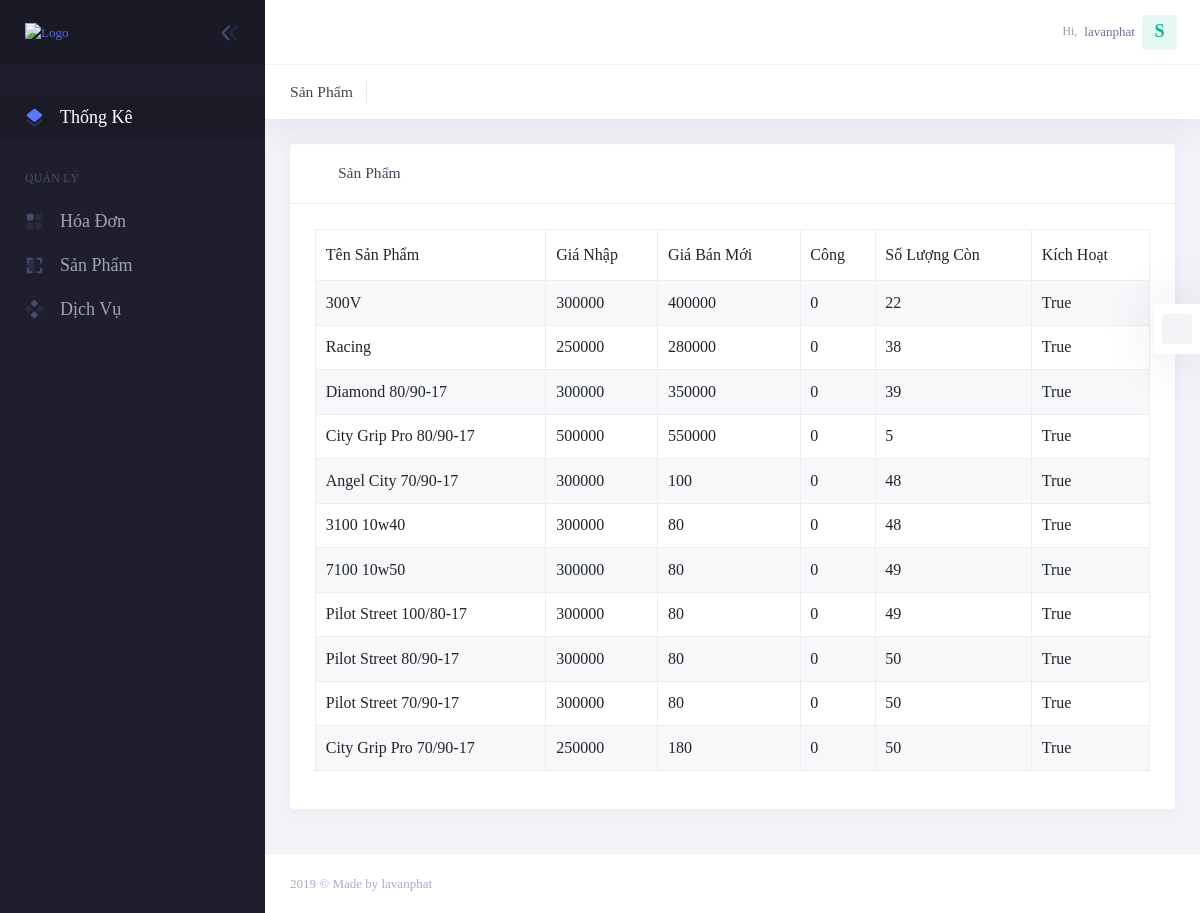
Page /manage/product (signed in) on the earlier database version.
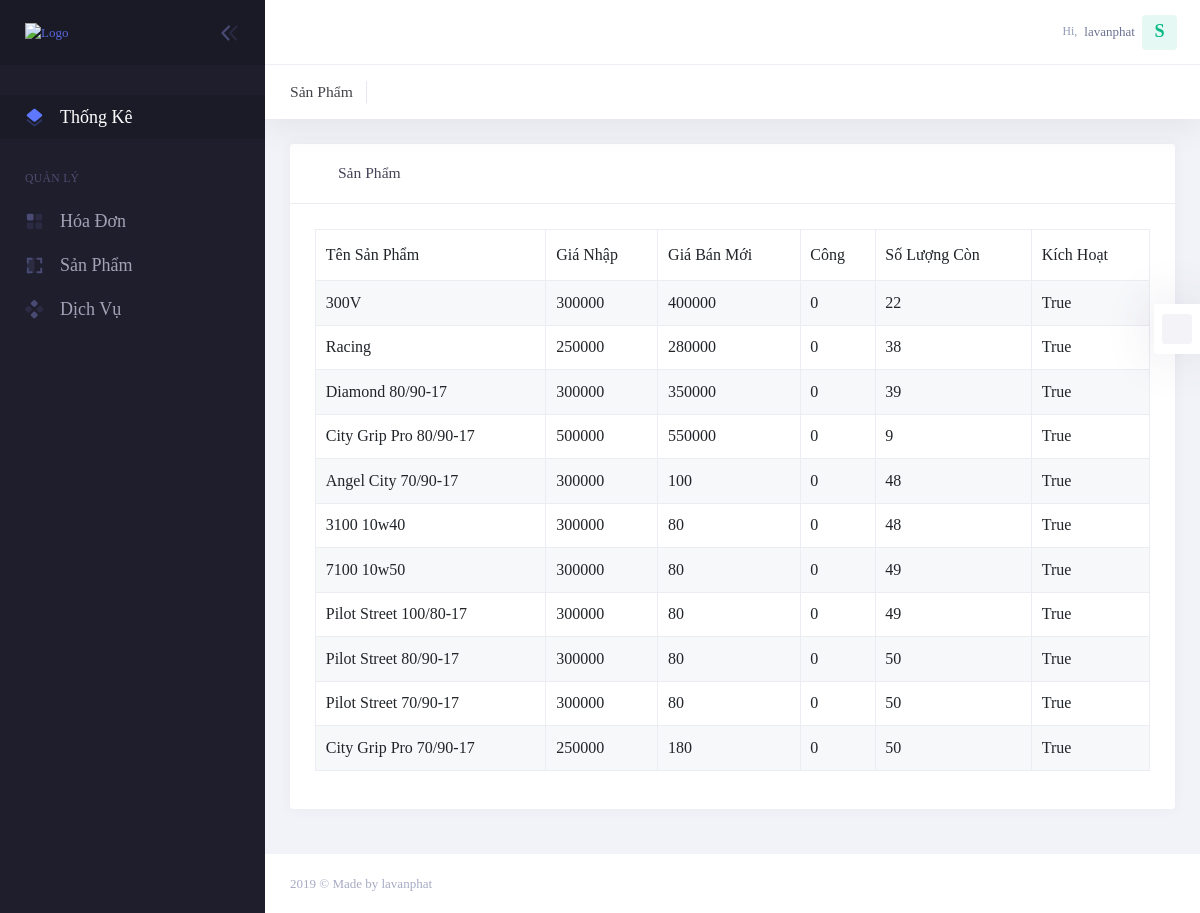
Same page on the later database version.
### product/models.py (models this page shows, shortened)
class Product(models.Model):
    Brand = models.ForeignKey(Brand, on_delete=models.CASCADE, verbose_name='Thương Hiệu')
    title = models.CharField(max_length=255, verbose_name='Tên Sản Phẩm')
    slug = models.SlugField(verbose_name='Từ Khóa Sản Phẩm', unique=True, blank=True)
    Price_Import = models.DecimalField(verbose_name='Giá Nhập Hàng', decimal_places=0, max_digits=10)
    Price_Old = models.DecimalField(verbose_name='Giá Bán Cũ', decimal_places=0, max_digits=10)
    Price_New = models.DecimalField(verbose_name='Giá Bán Mới', decimal_places=0, max_digits=10)
    Wage = models.DecimalField(verbose_name='Tiền Công', decimal_places=0, max_digits=10)
    Quality = models.IntegerField(verbose_name='Số Lượng Còn')
    Decription = models.TextField(verbose_name='Mô Tả')
    Date_Create = models.DateTimeField(auto_now_add=True, verbose_name='Ngày Tạo')
    Date_Update = models.DateTimeField(auto_now=True, verbose_name='Ngày Sửa')
    Active = models.BooleanField(default=True, verbose_name='Kích Hoạt')
    class Meta:
        verbose_name_plural = 'Sản Phẩm'

### product/views.py (the view)
# urls.py: path('manage/', include('product.urls') ),
@login_required
def product(request):
    product_list = Product.objects.all()
    context = {
        'product': product_list
    }
    return render(request, 'product.html', context)

### product/templates/product.html (shortened to what this page needs)
{% extends 'base.html' %}
{% load static %}
{% block content %}
            <div class="kt-grid__item kt-grid__item--fluid kt-grid kt-grid--hor">
                <div class="kt-subheader   kt-grid__item" id="kt_subheader">
                    <div class="kt-subheader__main">
                        <h3 class="kt-subheader__title">Sản Phẩm</h3>
                    </div>
                </div>
    <div class="kt-content  kt-grid__item kt-grid__item--fluid" id="kt_content">
        <div class="kt-portlet kt-portlet--mobile">
            <div class="kt-portlet__head kt-portlet__head--lg">
                <div class="kt-portlet__head-label">
										<span class="kt-portlet__head-icon">
											<i class="kt-font-brand flaticon2-line-chart"></i>
										</span>
                    <h3 class="kt-portlet__head-title">
                        Sản Phẩm
                    </h3>
                </div>
            </div>
            <div class="kt-portlet__body">
                <table class="table table-striped table-bordered" id="kt_table_1" style="font-size: medium">
                    <thead>
                    <tr >
                        <th>Tên Sản Phẩm</th>
                        <th>Giá Nhập</th>
                        <th>Giá Bán Mới</th>
                        <th>Công</th>
                        <th>Số Lượng Còn</th>
                        <th>Kích Hoạt</th>
                    </tr>
                    </thead>
                    <tbody>
                    {% for foo in product %}
                    <tr >
                        <td>{{ foo.title }}</td>
                        <td>{{ foo.Price_Import }}</td>
                        <td>{{ foo.Price_New }}</td>
                        <td>{{ foo.Wage }}</td>
                        <td>{{ foo.Quality }}</td>
                        <td >{{ foo.Active }}</td>
                    </tr>
                    {% endfor %}
                    </tbody>
                </table>
            </div>
        </div>
    </div>
{% endblock %}

Differences in the rows shown:
changed Product "City Grip Pro 80/90-17": Quality "5" → "9"
